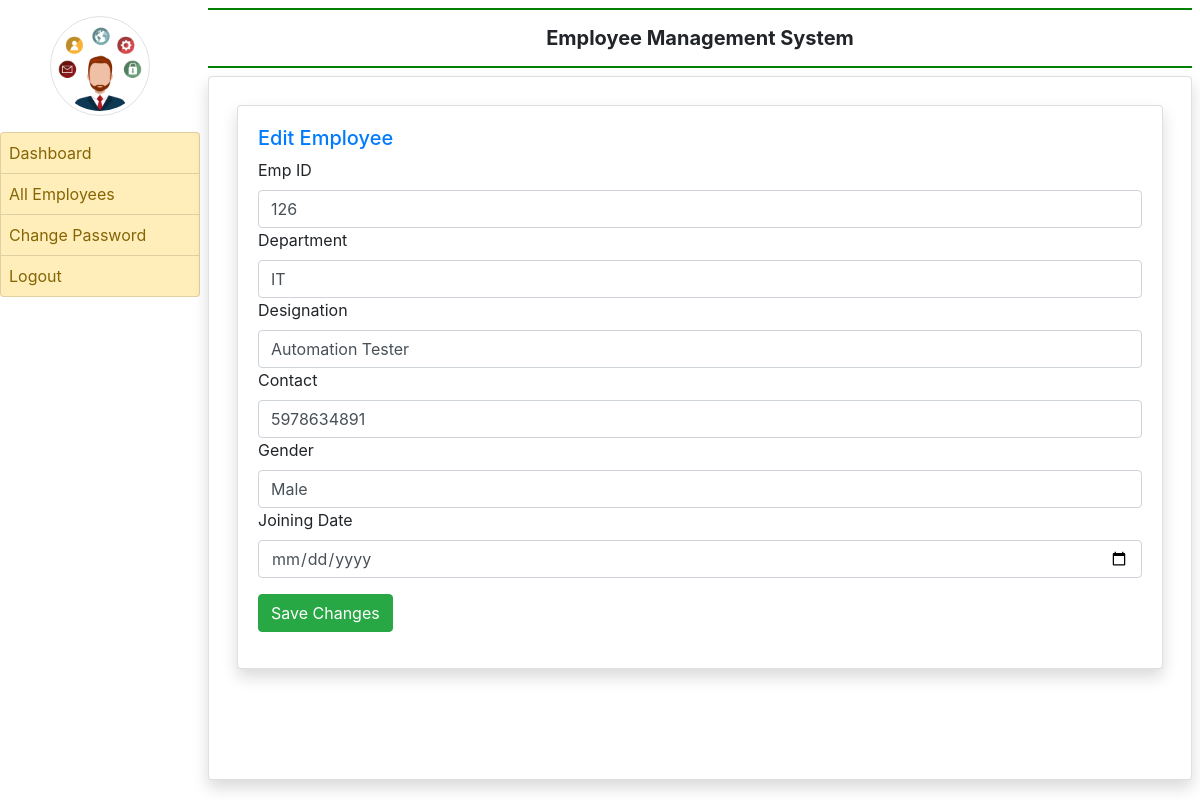
The app's page /edit_employee/1/ with its own data.
### app/models.py (models this page shows, shortened)
class EmployeeDetail(models.Model):
    user = models.ForeignKey(User,on_delete=models.CASCADE)
    empid = models.CharField(max_length=50)
    empdept = models.CharField(max_length=100,null=True)
    designation = models.CharField(max_length=100,null=True)
    contact = models.CharField(max_length=16,null=True)
    gender = models.CharField(max_length=50,null=True)
    joiningdate = models.DateField(null=True)

### app/views.py (the view, shortened to what this page needs)
# urls.py: path('edit_employee/<int:id>/', edit_employee, name='edit_employee'),
def edit_employee(request, id):
    employee = get_object_or_404(EmployeeDetail, id=id)
    return render(request, 'edit_employee.html', {'employee': employee})

### app/templates/edit_employee.html (shortened to what this page needs)
{% extends "admin_base.html" %}
{% block main %}
<div class="card shadow m-2">
    <div class="card-body">
        <h5 class="text-primary">Edit Employee</h5>
        <form method="post">
            <label>Emp ID</label>
            <input type="text" name="empid" value="{{ employee.empid }}" class="form-control">
            <label>Department</label>
            <input type="text" name="empdept" value="{{ employee.empdept }}" class="form-control">
            <label>Designation</label>
            <input type="text" name="designation" value="{{ employee.designation }}" class="form-control">
            <label>Contact</label>
            <input type="text" name="contact" value="{{ employee.contact }}" class="form-control">
            <label>Gender</label>
            <input type="text" name="gender" value="{{ employee.gender }}" class="form-control">
            <label>Joining Date</label>
            <input type="date" name="joiningdate" value="{{ employee.joiningdate }}" class="form-control">
            <button type="submit" class="btn btn-success mt-3">Save Changes</button>
        </form>
    </div>
</div>
{% endblock %}

### records on screen
EmployeeDetail: empid "126", empdept "IT", designation "Automation Tester", contact "5978634891", gender "Male"
